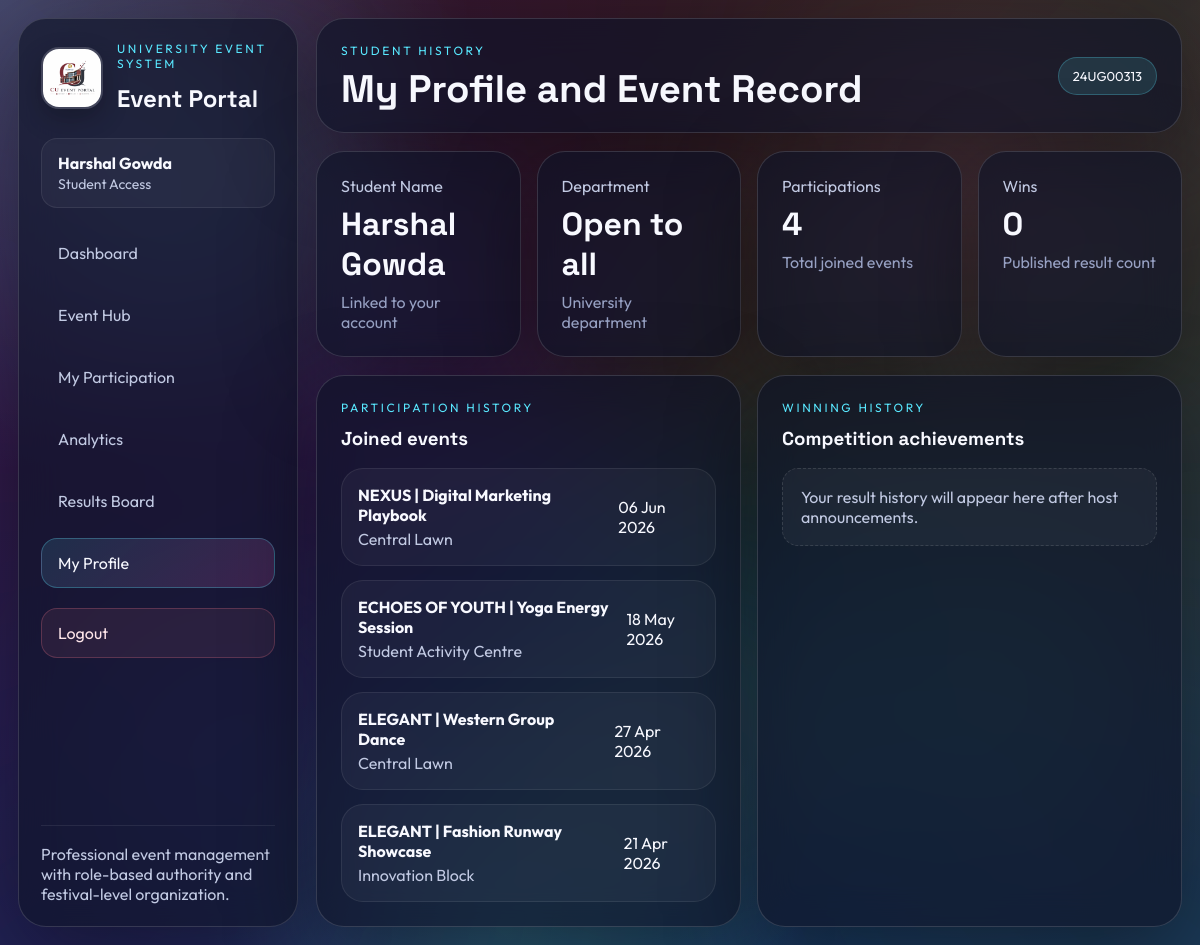
/profile (signed in), run on the app's committed database.
### tables this page shows
CREATE TABLE app_settings (
            setting_key TEXT PRIMARY KEY,
            setting_value TEXT
        );

CREATE TABLE portal_users (
            user_id INTEGER PRIMARY KEY AUTOINCREMENT,
            full_name TEXT NOT NULL,
            mobile TEXT UNIQUE NOT NULL,
            password_hash TEXT NOT NULL,
            role TEXT NOT NULL DEFAULT 'student',
            department_name TEXT,
            registration_number TEXT UNIQUE,
            participant_id INTEGER,
            created_at TIMESTAMP DEFAULT CURRENT_TIMESTAMP
        );

CREATE TABLE participants (
            participant_id INTEGER PRIMARY KEY AUTOINCREMENT,
            user_id INTEGER,
            participant_name TEXT NOT NULL,
            registration_number TEXT UNIQUE,
            roll_number TEXT,
            department_id INTEGER,
            year_of_study INTEGER,
            participant_type TEXT NOT NULL DEFAULT 'Internal',
            email TEXT,
            phone TEXT,
            created_at TIMESTAMP DEFAULT CURRENT_TIMESTAMP
        );

CREATE TABLE event_participants (
            event_participant_id INTEGER PRIMARY KEY AUTOINCREMENT,
            event_id INTEGER NOT NULL,
            participant_id INTEGER NOT NULL,
            registered_at TIMESTAMP DEFAULT CURRENT_TIMESTAMP,
            UNIQUE(event_id, participant_id)
        );

CREATE TABLE events (
            event_id INTEGER PRIMARY KEY AUTOINCREMENT,
            event_name TEXT NOT NULL,
            department_id INTEGER,
            category_id INTEGER,
            event_date TEXT,
            venue TEXT,
            description TEXT,
            organizer_name TEXT NOT NULL,
            is_competition INTEGER DEFAULT 0,
            status TEXT NOT NULL DEFAULT 'Approved',
            requested_by INTEGER,
            created_by INTEGER,
            created_at TIMESTAMP DEFAULT CURRENT_TIMESTAMP
        , parent_festival TEXT DEFAULT 'NEXUS');

### app.py (the view)
@app.route("/profile")
@login_required
def profile():
    user = get_current_user()
    if user["role"] == "host":
        flash("Host account uses control panels instead of student profile history.", "danger")
        return redirect(url_for("dashboard"))
    participant = get_user_participant(user["user_id"])
    history_rows, wins_rows = get_user_history(user["user_id"])
    participant = enrich_participants([participant])[0] if participant else None
    return render_template("profile.html", active_page="profile", participant=participant, history_rows=history_rows, wins_rows=wins_rows)

### app.py (called while the page is built)
def get_connection():
    connection = sqlite3.connect(DB_PATH)
    connection.row_factory = sqlite3.Row
    return connection

def fetch_table(table_name, order_by=None, descending=False, where=None, params=None):
    connection = get_connection()
    query = f"SELECT * FROM {table_name}"
    values = params or []
    if where:
        query += f" WHERE {where}"
    if order_by:
        direction = "DESC" if descending else "ASC"
        query += f" ORDER BY {order_by} {direction}"
    rows = [dict(row) for row in connection.execute(query, values).fetchall()]
    connection.close()
    return rows

def fetch_single(table_name, where=None, params=None):
    rows = fetch_table(table_name, where=where, params=params)
    return rows[0] if rows else None

def get_setting(setting_key, default_value=None):
    row = fetch_single("app_settings", where="setting_key = ?", params=[setting_key])
    return row["setting_value"] if row else default_value

def get_departments():
    return fetch_table("departments", order_by="department_name")

def get_department_map():
    return {row["department_id"]: row["department_name"] for row in get_departments()}

def get_current_user():
    if "user_id" not in session:
        return None
    return fetch_single("portal_users", where="user_id = ?", params=[session["user_id"]])

def get_admin_contact_number():
    configured_number = os.getenv("ADMIN_CONTACT_NUMBER")
    if configured_number:
        return configured_number
    host_user = fetch_single("portal_users", where="role = ?", params=["host"])
    return host_user["mobile"] if host_user and host_user.get("mobile") else "9000000000"

def get_user_participant(user_id):
    return fetch_single("participants", where="user_id = ?", params=[user_id])

def login_required(view):
    @wraps(view)
    def wrapped_view(*args, **kwargs):
        if "user_id" not in session:
            flash("Please login to access the portal.", "danger")
            return redirect(url_for("home"))
        return view(*args, **kwargs)
    return wrapped_view

def format_date_label(raw_value):
    if not raw_value:
        return "Date to be announced"
    try:
        return datetime.strptime(str(raw_value), "%Y-%m-%d").strftime("%d %b %Y")
    except ValueError:
        return str(raw_value)

### templates/profile.html (shortened to what this page needs)
{% extends 'base.html' %}
{% block content %}
<section class="page-header glass-panel">
  <div>
    <p class="eyebrow">Student history</p>
    <h1>My Profile and Event Record</h1>
  </div>
  <span class="status-badge">{{ participant.registration_number if participant else '-' }}</span>
</section>
<section class="stat-grid">
  <article class="stat-card glass-panel"><p>Student Name</p><h2>{{ participant.participant_name if participant else '-' }}</h2><span>Linked to your account</span></article>
  <article class="stat-card glass-panel"><p>Department</p><h2>{{ participant.department_label if participant else '-' }}</h2><span>University department</span></article>
  <article class="stat-card glass-panel"><p>Participations</p><h2>{{ history_rows|length }}</h2><span>Total joined events</span></article>
  <article class="stat-card glass-panel"><p>Wins</p><h2>{{ wins_rows|length }}</h2><span>Published result count</span></article>
</section>
<section class="grid-two">
  <article class="content-card glass-panel">
    <div class="section-head">
      <div>
        <p class="eyebrow">Participation history</p>
        <h3>Joined events</h3>
      </div>
    </div>
    <div class="stack-list">
      {% for row in history_rows %}
      <div class="list-row">
        <div>
          <strong>{{ row.parent_festival }} | {{ row.event_name }}</strong>
          <p>{{ row.venue or 'Campus venue' }}</p>
        </div>
        <span>{{ row.event_date_label }}</span>
      </div>
      {% else %}
      <div class="empty-state">No participation history yet.</div>
      {% endfor %}
    </div>
  </article>
  <article class="content-card glass-panel">
    <div class="section-head">
      <div>
        <p class="eyebrow">Winning history</p>
        <h3>Competition achievements</h3>
      </div>
    </div>
    <div class="stack-list">
      {% for row in wins_rows %}
      <div class="list-row">
        <div>
          <strong>{{ row.parent_festival }} | {{ row.event_name }}</strong>
          <p>{{ row.award_name or ('Position ' ~ row.rank_position) }}</p>
        </div>
        <span>#{{ row.rank_position }}</span>
      </div>
      {% else %}
      <div class="empty-state">Your result history will appear here after host announcements.</div>
      {% endfor %}
    </div>
  </article>
</section>
{% endblock %}

### templates/base.html (shortened to what this page needs)
<!DOCTYPE html>
<html lang="en">
<head>
  <link rel="stylesheet" href="{{ url_for('static', filename='css/style.css') }}">
</head>
<body class="app-body {% if page_effect == 'celebration' %}celebration-page{% endif %}">
  <div class="rainbow-orbit"></div>
  <div class="aurora-layer aurora-one"></div>
  <div class="aurora-layer aurora-two"></div>
  <div class="grain-layer"></div>
  <div class="confetti-layer" id="confetti-layer"></div>
  <div class="portal-shell">
    <aside class="sidebar glass-panel">
      <div>
        <div class="brand-lockup">
          {% if public_logo %}
          <img src="{{ url_for('static', filename=public_logo) }}" alt="Portal logo" class="sidebar-logo">
          {% else %}
          <div class="brand-icon">CE</div>
          {% endif %}
          <div>
            <p class="eyebrow">University Event System</p>
            <h2>Event Portal</h2>
          </div>
        </div>
        {% if current_user %}
        <div class="user-chip">
          <strong>{{ current_user.full_name }}</strong>
          <span>{{ 'Host Access' if current_user.role == 'host' else 'Student Access' }}</span>
        </div>
        {% endif %}
        <nav class="nav-list">
          <a href="{{ url_for('dashboard') }}" class="nav-item {% if active_page == 'dashboard' %}active{% endif %}">Dashboard</a>
          <a href="{{ url_for('events') }}" class="nav-item {% if active_page == 'events' %}active{% endif %}">{{ 'Event Control' if current_user and current_user.role == 'host' else 'Event Hub' }}</a>
          <a href="{{ url_for('participations') }}" class="nav-item {% if active_page == 'participations' %}active{% endif %}">{{ 'Participation Control' if current_user and current_user.role == 'host' else 'My Participation' }}</a>
          <a href="{{ url_for('analytics') }}" class="nav-item {% if active_page == 'analytics' %}active{% endif %}">Analytics</a>
          <a href="{{ url_for('results') }}" class="nav-item {% if active_page == 'results' %}active{% endif %}">{{ 'Manage Results' if current_user and current_user.role == 'host' else 'Results Board' }}</a>
          {% if current_user and current_user.role != 'host' %}
          <a href="{{ url_for('profile') }}" class="nav-item {% if active_page == 'profile' %}active{% endif %}">My Profile</a>
          {% endif %}
          <a href="{{ url_for('logout') }}" class="nav-item nav-item-logout">Logout</a>
        </nav>
      </div>
      <div class="sidebar-footer">
        <p>Professional event management with role-based authority and festival-level organization.</p>
      </div>
    </aside>
    <main class="content-area">
      {% block content %}{% endblock %}
    </main>
  </div>
</body>
</html>

### data on the page
app_settings: setting_value (picture)
portal_users: full_name "Harshal Gowda", role "Student Access", role "Event Hub", role "My Participation", role "Results Board"
participants: registration_number "24UG00313", participant_name "Harshal Gowda"
event_participants: parent_festival "NEXUS", event_name "Digital Marketing Playbook", venue "Central Lawn", event_date_label "06 Jun 2026"
event_participants: parent_festival "ECHOES OF YOUTH", event_name "Yoga Energy Session", venue "Student Activity Centre", event_date_label "18 May 2026"
event_participants: parent_festival "ELEGANT", event_name "Western Group Dance", venue "Central Lawn", event_date_label "27 Apr 2026"
event_participants: parent_festival "ELEGANT", event_name "Fashion Runway Showcase", venue "Innovation Block", event_date_label "21 Apr 2026"

### other printed values
{{ participant.department_label if participant else '-' }} "Open to all"
{{ history_rows|length }} "4"
{{ wins_rows|length }} "0"
